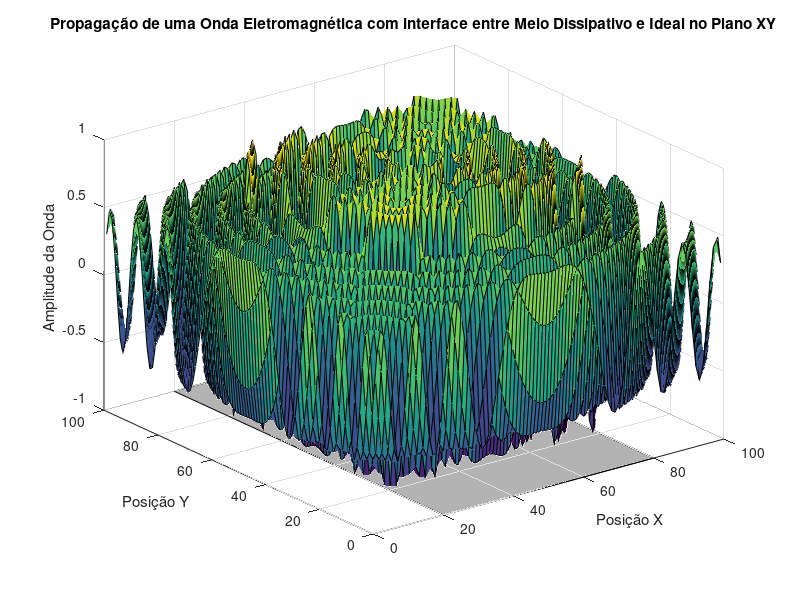

The MATLAB script that drew this image:
% Parâmetros do meio e da onda
L = 100;            % Comprimento do meio (em unidades arbitrárias)
delta_x = 1;        % Passo espacial
num_samples = L / delta_x; % Número de amostras

% Parâmetros da onda
amplitude = 1;      % Amplitude inicial da onda
lambda = 0.00001;
c = 3 * 10^8;
freq = c / lambda;       % Frequência angular

% Constante de absorção do meio dissipativo
k = 0.01;

% Domínio espacial
[x, y] = meshgrid(0:delta_x:L-delta_x, 0:delta_x:L-delta_x);

% Inicialização da amplitude da onda
A = zeros(num_samples);

% Propagação da onda
for i = 1:num_samples
    for j = 1:num_samples
        % Distância radial do ponto (x,y) ao centro do meio
        r = sqrt((x(i, j) - L/2)^2 + (y(i, j) - L/2)^2);
        
        % Verifica se a posição está na região dissipativa
        if x(i, j) < 20 || y(i, j) < 20 || x(i, j) > 80 || y(i, j) > 80
            % Atualização da amplitude da onda na região dissipativa
            A(i, j) = amplitude * exp(-k * r) * cos(r);
        else
            % Atualização da amplitude da onda na região ideal
            A(i, j) = amplitude * cos(r);
        end
    end
end

% Plotagem da amplitude da onda em relação à posição no plano XY
surf(x, y, A);
xlabel('Posição X');
ylabel('Posição Y');
zlabel('Amplitude da Onda');
title('Propagação de uma Onda Eletromagnética com interface entre Meio Dissipativo e Ideal no Plano XY');

% Sombrear área em x=20 ou x=80
x_shade = [20, 20, 80, 80];
y_shade = [0, L, L, 0];
z_shade = [-1, -1, -1, -1]; % Z para fazer sombra
patch(x_shade, y_shade, z_shade, 'k', 'FaceAlpha', 0.3);
